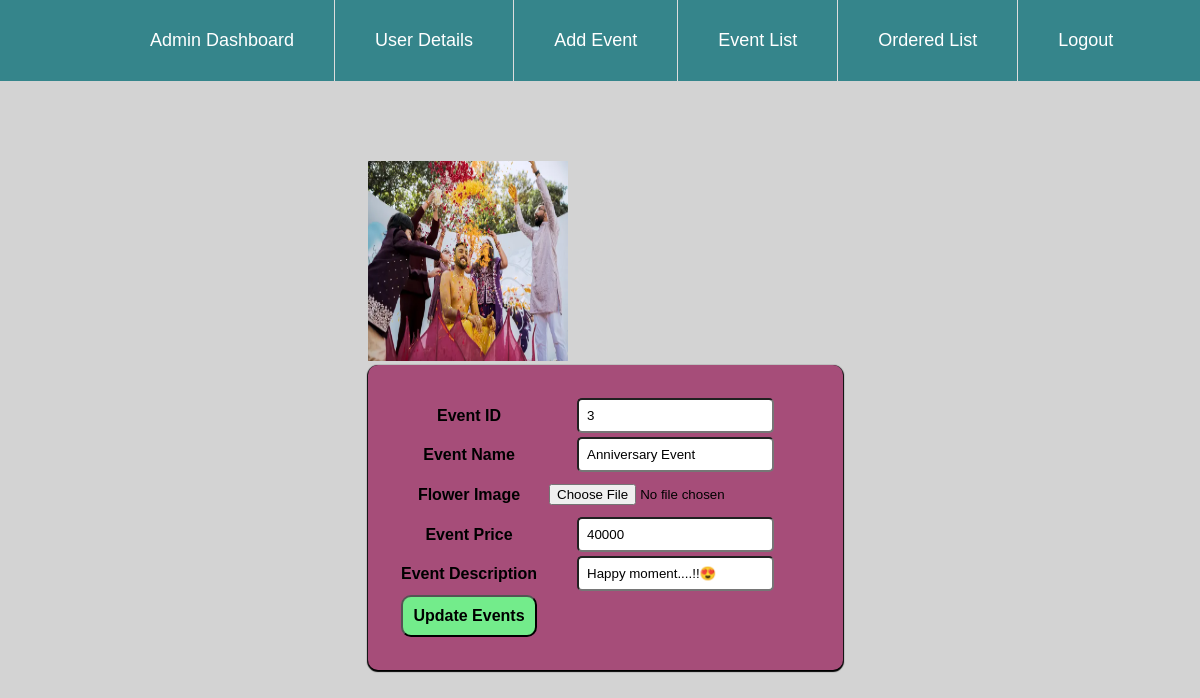
/Updateevent/3, run on the app's committed database.
### myapp/models.py (models this page shows)
class Event(models.Model):
    etype=models.CharField(max_length=40)
    eimage=models.ImageField()
    eprice=models.CharField(max_length=20)
    edes=models.CharField(max_length=300)

### myapp/views.py (the view)
# urls.py: path("Updateevent/<int:id>",views.Updateevent,name="Updateevent"),
def Updateevent(request,id):
    u_event=Event.objects.get(id=id)
    return render(request,"Updateevent.html",{"u_event":u_event})

### templates/Updateevent.html (shortened to what this page needs)
{% extends "commonadmin.html" %}
{% block content %}
{% load static %}
<html lang="en">
<head>
</head>
<body>
<form action="{% url 'U_Event' id=u_event.id  %} " method="post" enctype="multipart/form-data">
    <table>
        <tr>
            <th><label>Event ID</label></th>
            <th><input type="text" name="id" value="{{u_event.id}}"></th>
        </tr>
        <tr>
            <th><label>Event Name</label></th>
            <th><input type="text" name="etype" value="{{u_event.etype}}"></th>
        </tr>
      <tr>
      <th><label>Flower Image</label></th>
            <th><input type="file" name="eimage"></th>
            {% if u_event.eimage %}
            <img src="{{u_event.eimage.url}}" width="200px" height="200px" style="margin-left:30%;"/>
            {% endif %}
        </tr>
        <tr>
            <th><label>Event Price</label></th>
            <th><input type="text" name="eprice" value="{{u_event.eprice}}"></th>
        </tr>
      <tr>
            <th><label>Event Description</label></th>
            <th><input type="text" name="edes" value="{{u_event.edes}}"></th>
        </tr>
        <tr>
            <th><input type="submit" value="Update Events" class="button"></th>
        </tr>
    </table>
</form>
</body>
</html>
{% endblock %}

### static/css/commonadmin.css (style rules this page uses)
body, h1, p { margin: 0; padding: 0; font-family: Arial, sans-serif; }
body { background-color: #f4f4f4; color: #333; }

### templates/Updateevent.html (style rules this page uses)
body { background-color:lightgray; }
table { margin-left:30%; box-shadow: 0px 1px 1px 1px black; padding:30px; background-color:#A64D79; border-radius:10px; }
input ,select,textarea { border-radius:5px; padding:8px; }
th { font-weight:600; color:black; }
.button { background-color:#73EC8B; font-weight:bold; font-size:16px; border-radius:10px; padding:10px; }

### data on the page
Event: id "3", etype "Anniversary Event", eimage (picture), eprice "40000", edes "Happy moment....!!😍"
